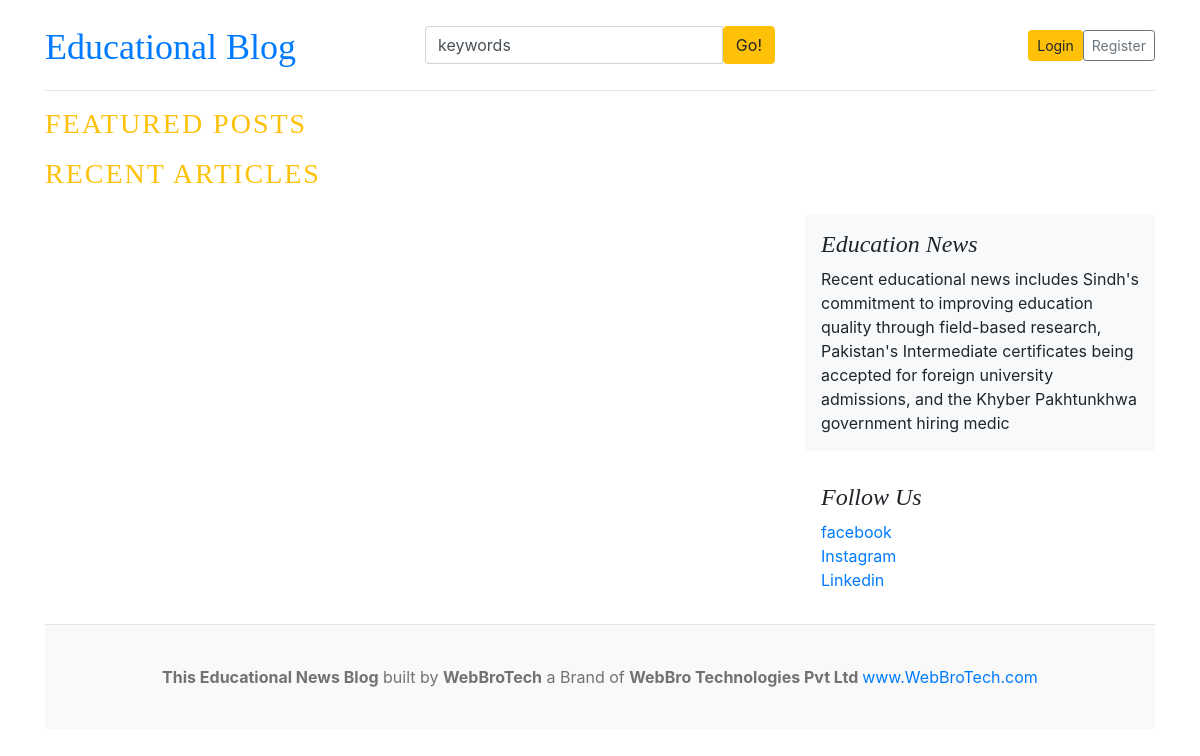
The app's page /, older data.
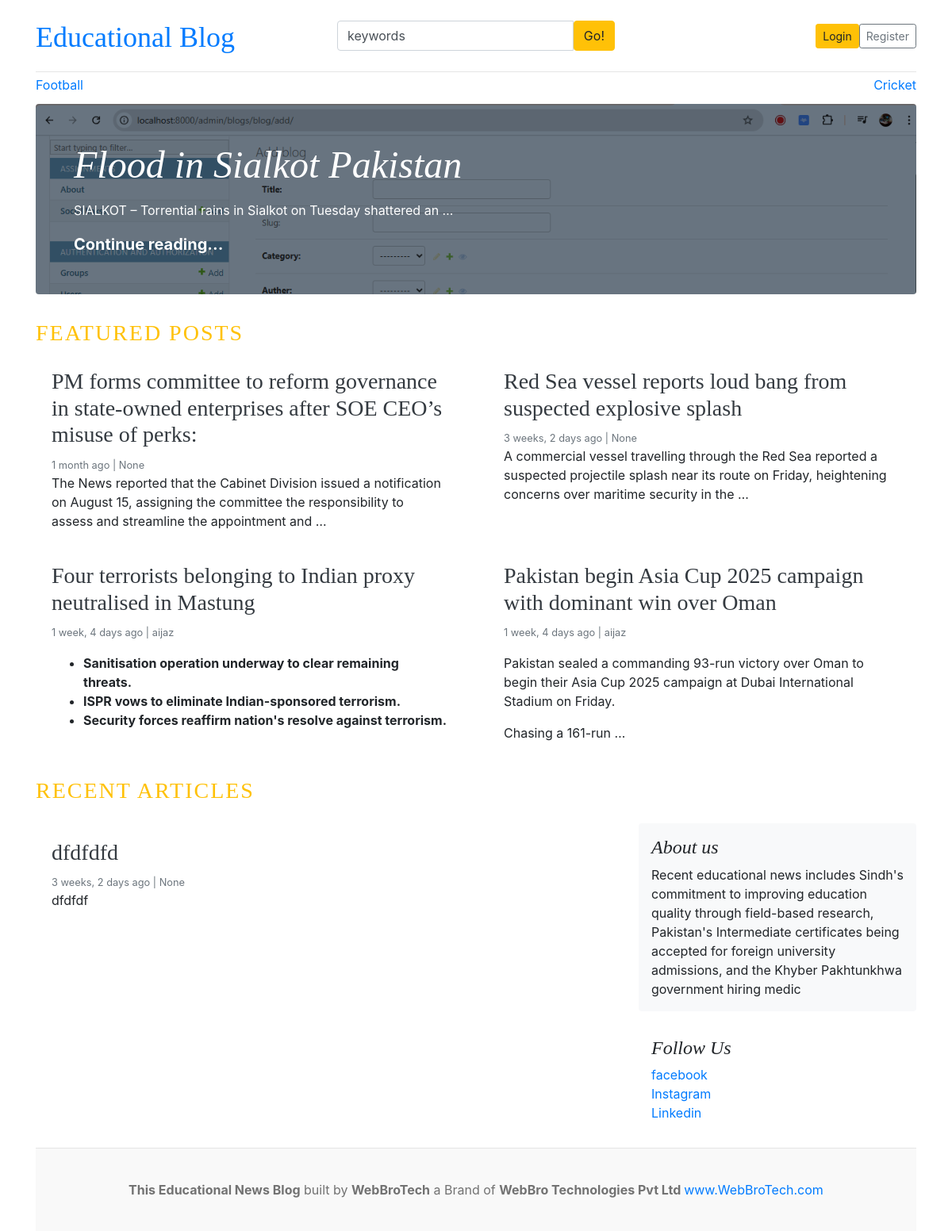
The same page, newer data.
### assignments/models.py (models this page shows, shortened)
class About(models.Model):
    about_heading= models.CharField(max_length=25)
    about_description = models.TextField(max_length=250)
    created_at = models.DateTimeField(auto_now_add=True)
    updated_at = models. DateTimeField(auto_now=True)
    class Meta:
        verbose_name_plural = 'About'

class SocialLinks(models.Model):
    platform = models.CharField(max_length=25)
    link = models.URLField(max_length=100)
    created_at = models.DateTimeField(auto_now_add=True)
    updated_at = models. DateTimeField(auto_now=True)

### blogs/models.py (models this page shows, shortened)
class Category(models.Model):
    category_name = models.CharField(max_length=50, unique=True)
    created_at = models.DateTimeField(auto_now_add=True)
    updated_at = models.DateTimeField(auto_now=True)
    class Meta:
        verbose_name_plural = 'Categories'

class Blog(models.Model):
    title = models.CharField(max_length=100)
    slug = models.SlugField(max_length=150, blank=True, unique=True)
    category = models.ForeignKey(Category, on_delete=models.CASCADE)
    auther = models.ForeignKey(User, on_delete=models.CASCADE , null=True)
    featured_image = models.ImageField(upload_to='uploads/%y/%m/%d')
    short_description = HTMLField()
    blog_body = HTMLField()
    status = models.CharField(max_length=20, choices = STATUS_CHOICES, default = "Draft")
    is_featured = models.BooleanField(default=False)
    created_at = models.DateTimeField(auto_now_add=True)
    updated_at = models. DateTimeField(auto_now=True)

### blog_main/views.py (the view)
# urls.py: 2. Add a URL to urlpatterns:  path('', views.home, name='home')
def home(request):
    featured_posts = Blog.objects.filter(is_featured=True, status='Published').order_by('updated_at')
    posts = Blog.objects.filter(is_featured=False, status='Published')
    try:
        about = About.objects.get()
    except:
        about = None
    context = {
        'featured_posts': featured_posts,
        'posts':posts,
        'about':about,
    }
    return render(request, 'home.html', context)

### blogs/context_processors.py (called while the page is built)
def get_categories(request):
    categories = Category.objects.all()
    return dict(categories=categories)

def get_social_links(request):
    social_links = SocialLinks.objects.all()
    return dict(social_links=social_links)

### templates/home.html
{% extends 'base.html' %}
  {% block content %}
  {% for post in featured_posts %}
  {% if forloop.first %}
  <div class="jumbotron p-3 p-md-5 text-white rounded bg-dark" style="background-image: url({{post.featured_image.url}});background-blend-mode: overlay;background-size:cover;">
    <div class="col-md-8 px-0">
      <h1 class="display-4 font-italic">{{post.title}}</h1>
      <p class="lead my-3">{{post.short_description | truncatewords:10 | safe}}</p>
      <p class="lead mb-0"><a href="{% url 'blogs' post.slug %}" class="text-white font-weight-bold">Continue reading...</a></p>
    </div>
  </div>
  {% endif %}
  {% endfor %}
  <h3 class="text-uppercase text-warning" style="letter-spacing: 2px;">Featured Posts</h3>
  <div class="row mb-2">
    {% for post in featured_posts %}
    {% if not forloop.first %}
    <div class="col-md-6">
        <div class="card border-0" >
        <div class="card-body">
          <h3> <a href="{% url 'blogs' post.slug %}" class="text-dark">{{post.title}}</a></h3>
          <small class="mb-1 text-muted">{{post.created_at | timesince}} ago | {{post.auther}}</small>
          <p class="card-text">{{post.short_description | truncatewords:25|safe }}</p>
        </div>
      </div>
    </div>
    {% endif %}
    {% endfor %}
  </div>
<div class="container p-0">
  <h3 class="text-uppercase text-warning mb-4" style="letter-spacing: 2px;">Recent Articles</h3>
  <div class="row">
    <div class="col-md-8 blog-main">
      {% for post in posts %}
      <div class="card border-0 mb-4">
        <div class="card-body">
          <h3><a href="{% url 'blogs' post.slug %}" class="text-dark">{{post.title}}</a></h3>
          <small class="mb-1 text-muted">{{post.created_at | timesince}} ago | {{post.auther}}</small>
          <p class="card-text">{{post.short_description|truncatewords:25|safe}}</p>
        </div>
      </div>
      {% endfor %}
    </div>
    <aside class="col-md-4 blog-sidebar">
      <div class="p-3 mb-3 bg-light rounded">
        <h4 class="font-italic">{{about.about_heading}}</h4>
        <p class="mb-0">{{about.about_description}}</p>
      </div>
      {% if social_links %}
      <div class="p-3">
        <h4 class="font-italic">Follow Us</h4>
        <ol class="list-unstyled">
          {% for i in social_links %}
          <li><a href="{{i.link}}" target="_blank">{{i.platform}}</a></li>
          {% endfor %}
        </ol>
      </div>
      {% endif %}
    </aside>
  </div>
</div>
{% endblock %}

### templates/base.html (shortened to what this page needs)
{% load static %}
<!DOCTYPE html>
<html lang="en">
<head>
    <link href="https://getbootstrap.com/docs/4.0/dist/css/bootstrap.min.css" rel="stylesheet">
    <link href="{% static 'css/blog.css' %}" rel="stylesheet">
    <link rel="stylesheet" href="https://cdnjs.cloudflare.com/ajax/libs/font-awesome/4.7.0/css/font-awesome.min.css">
  </head>
<body>
    <div class="container">
      <header class="blog-header py-3">
        <div class="row flex-nowrap justify-content-between align-items-center">
          <div class="col-4 pt-1">
            <a class="blog-header-logo text-Blue font-size-h2" href="/">Educational Blog</a>
          </div>
          <div class="col-4">
            <form action=" {% url 'search'%}" method="GET">
              <div class="input-group">
                <input class="form-control" type="text" value="keywords" name="keyword" placeholder="Enter search term..." aria-label="Enter search term..." aria-describedby="button-search" />
                <button type = "submit" class="btn btn-warning" id="button-search" type="button">Go!</button>
            </div>
            </form>
          </div>
          <div class="col-4 d-flex justify-content-end align-items-center">
            {% if not user.is_authenticated %}
            <a class="btn btn-sm btn-warning" href="{% url 'login' %}">Login</a>
            <a class="btn btn-sm btn-outline-secondary" href="{% url 'register' %}">Register</a>
            {% else %}
            <span><a href="{% url 'dashboard' %}">Dashboard</a> </span>
            &nbsp; &nbsp;
            <span><a href="{% url 'logout' %}">Logout</a></span>
            {% endif %}
          </div>
        </div>
      </header>
      <div class="nav-scroller py-1 mb-2">
        <nav class="nav d-flex justify-content-between">
          {% for cat in categories %}
          <a class= text-font-weight-bold class="p-2 text-muted" href="{% url 'posts_by_category' cat.id %}">{{cat.category_name}}</a>
          {% endfor %}
        </nav>
      </div>
{% block content %}
{% endblock %}
<footer class="blog-footer">
    <p class="text-center"><b>This Educational News Blog</b> built by <b>WebBroTech</b> a Brand of <b>WebBro Technologies Pvt Ltd </b><a href="https://www.youtube.com/@WebBroTech">www.WebBroTech.com</a></p>
  </footer>
  </body>
  </html>

Row changes from the older to the newer data that the page shows:
added Category: category_name "Football"
added Category: category_name "Cricket"
added Blog: featured_image (picture), title "Flood in Sialkot Pakistan", short_description "SIALKOT – Torrential rains in Sialkot on Tuesday shattered an …"
added Blog: title "PM forms committee to reform governance in state-owned enterprises after SOE CEO’s misuse of perks:", created_at "1 month", auther "None", short_description "The News reported that the Cabinet Division issued a notification on August 15, assigning the committee the responsibility to assess and streamline the appointment and …", shown under "FEATURED POSTS"
added Blog: title "Red Sea vessel reports loud bang from suspected explosive splash", created_at "3 weeks, 2 days", auther "None", short_description "A commercial vessel travelling through the Red Sea reported a suspected projectile splash near its route on Friday, heightening concerns over maritime security in the …", shown under "FEATURED POSTS"
added Blog: title "Four terrorists belonging to Indian proxy neutralised in Mastung", created_at "1 week, 4 days", auther "aijaz", short_description "Sanitisation operation underway to clear remaining threats. ISPR vows to eliminate Indian-sponsored terrorism. Security forces reaffirm nation's resolve against terrorism.", shown under "FEATURED POSTS"
added Blog: title "Pakistan begin Asia Cup 2025 campaign with dominant win over Oman", created_at "1 week, 4 days", auther "aijaz", short_description "Pakistan sealed a commanding 93-run victory over Oman to begin their Asia Cup 2025 campaign at Dubai International Stadium on Friday. Chasing a 161-run …", shown under "FEATURED POSTS"
added Blog: title "dfdfdfd", created_at "3 weeks, 2 days", auther "None", short_description "dfdfdf", shown under "RECENT ARTICLES"
changed About: about_heading "Education News" → "About us"
